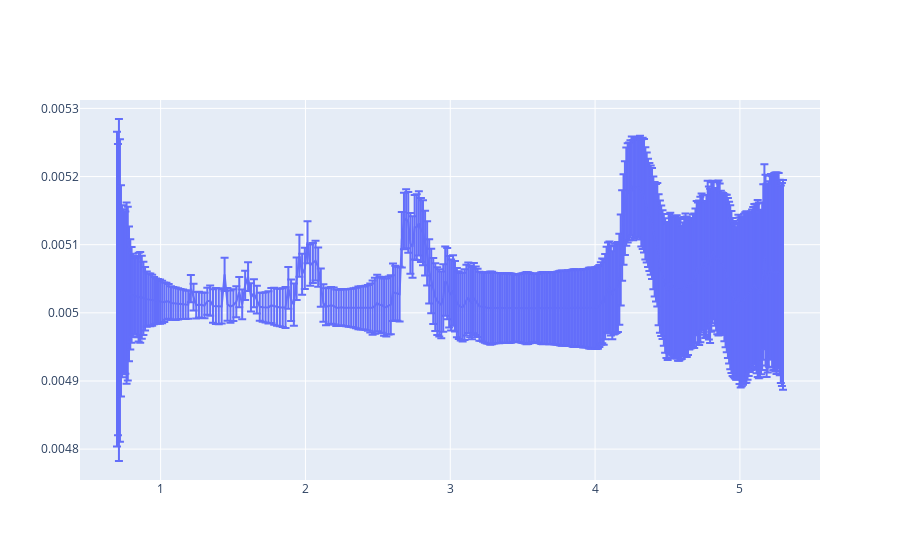

The cell this chart's notebook holds for it:
### Code cell
##plot spec
fig = go.Figure()
fig.add_trace(
    go.Scatter(
        x=sim_obs["FinalSpectrum"]["wave"][18:],
        y=sim_obs["FinalSpectrum"]["spectrum"][18:],
        error_y=dict(type="data", array=sim_obs["FinalSpectrum"]["error_w_floor"][18:]),
    )
)

### Figure 1 — Plotly figure (JSON) as saved in the notebook; plotly's stock layout.template omitted (floating-point values rounded to 4 significant figures; data arrays with more than 128 entries replaced by an {"elided": "..."} marker saying what was removed)
{"data": [{"error_y": {"array": {"elided": "385 float values"}, "type": "data"}, "type": "scatter", "x": {"elided": "385 float values"}, "y": {"elided": "385 float values"}}], "layout": {}}
